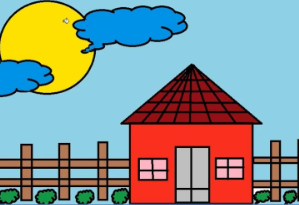
#> input picture project_Cicci/drawing.png, 299 x 205 px
$ jupyter execute --allow-errors 'FS with sonification.ipynb'   (older library calls are emulated)
#> lines starting #> are read from the running program, lines starting #| are printed output that depends on the picture; after the words box and inside, x2 and y2 are one past the last pixel; in counts of white or black regions, pixels touching at a corner belong together
## Using Fourier Series to convert image to frequencies

[cell 1]
import cv2
import numpy as np
import matplotlib.pyplot as plt
import numpy as np
from scipy.io.wavfile import write
from IPython.display import Audio
from matplotlib import animation, rc

[cell 2]
#Load and convert image to grayscale
img = cv2.imread('drawing.png')
#> img is the input picture: shape (205, 299, 3); mean B, G, R 144, 149.8, 138.5
assert img is not None, "Image path not loaded correctly"
img = cv2.cvtColor(img, cv2.COLOR_BGR2RGB) #CV uses BGR instead of RGB

# convert the image to grayscale format
img_gray = cv2.cvtColor(img, cv2.COLOR_BGR2GRAY)
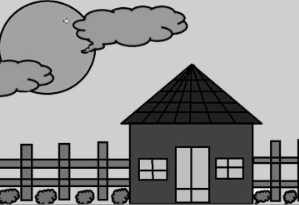
#> img_gray: shape (205, 299); min 0, max 253, mean 146.8

#blur the image using Gaussian filter for noise reduction
img_blur = cv2.GaussianBlur(img_gray, (3,3), 0)
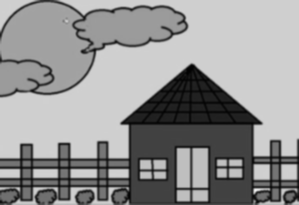
#> img_blur: shape (205, 299); min 1, max 241, mean 146.8

### Edge detection

[cell 3]
# Sobel Edge Detection
sobelx = cv2.Sobel(src=img_blur, ddepth=cv2.CV_64F, dx=1, dy=0, ksize=3)
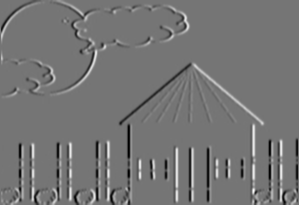
#> sobelx: shape (205, 299) float64; min -564, max 659, mean 0.1; drawn with min black and max white
sobely = cv2.Sobel(src=img_blur, ddepth=cv2.CV_64F, dx=0, dy=1, ksize=3)
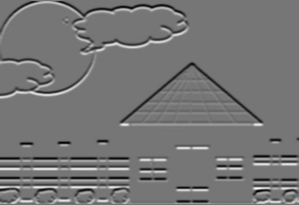
#> sobely: shape (205, 299) float64; min -605, max 700, mean -3.2; drawn with min black and max white
sobelxy= np.sqrt(sobelx**2 + sobely**2)
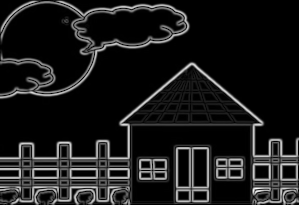
#> sobelxy: shape (205, 299) float64; min 0, max 700, mean 73.8; drawn with min black and max white
sobelxy_abs = cv2.convertScaleAbs(sobelxy)
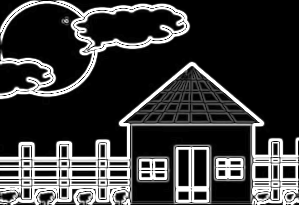
#> sobelxy_abs: shape (205, 299); min 0, max 255, mean 56.2

contours, _ = cv2.findContours(sobelxy_abs, cv2.RETR_EXTERNAL, cv2.CHAIN_APPROX_NONE)
#> contours = 7 contours, 5 with area under 20; largest, box (x1, y1, x2, y2) and area: (0, 57, 299, 205) 25416, (0, 0, 191, 105) 12428

# Find the largest contour by area
main_contour = max(contours, key=cv2.contourArea)
#> main_contour = contour of 1143 points, box (x1, y1, x2, y2) (0, 57, 299, 205), area 25416

# Plot all contours without filtering, to inspect the results
#> (the rest of this cell did not finish here and is left out)

### Calculating Fourier coefficients

[cell 4]
# [63 lines left out: function fourier_coefficients, not called in this run]

[cell 5]
n=100

#coefficients for x
an = np.zeros(n)
bn = np.zeros(n)

#coefficients for y
cn = np.zeros(n)
dn = np.zeros(n)

#> (the rest of this cell did not finish here and is left out)

### Inverse Fourier to approximate image

#> (a cell that did not finish here is left out)

[cell 7]
plt.figure(figsize=(8,8))
#> (this line was passed over: IPython is not available in this run)
plt.gca().invert_yaxis() #In computer vision, origin is in top-left
#> (this line was passed over: IPython is not available in this run)
#> (the rest of this cell did not finish here and is left out)

### Digital Direct Synthesis
N = increment amount = Fout/Fs * 2^(32)

[cell 8]
from matplotlib import animation, rc
import numpy as np
sampling_freq = 44000
phase = np.linspace(0, 2*np.pi, 256)
sin_LUT = np.sin(np.linspace(0, 2*np.pi, 256))
phase_increment = 262 * (2**32) / sampling_freq * np.arange(1, 101, 1)
phase_sin = np.zeros(100)
phase_cos = np.zeros(100) + (2**32 / 4.)

wave_x = np.zeros(88000)
wave_y = np.zeros(88000)
tone_x = []
tone_y = []
for i in range(88000):

    phase_sin += phase_increment
    phase_sin = phase_sin % (2**32 - 1)

    phase_cos += phase_increment
    phase_cos = phase_cos % (2**32 - 1)
    magnitude_sin = np.array([sin_LUT[int(j / (2**24))] for j in phase_sin]) # right shift 24 bit since using 8-bit sin table but 32-bit accumulator
    magnitude_cos = np.array([sin_LUT[int(j / (2**24))] for j in phase_cos])

    wave_x[i] = np.sum(bn * magnitude_sin + an * magnitude_cos)
    wave_y[i] = np.sum(dn * magnitude_sin + cn * magnitude_cos)
    tone_x.extend([np.sum(bn * magnitude_sin + an * magnitude_cos)])
    tone_y.extend([np.sum(dn * magnitude_sin + cn * magnitude_cos)])
#> (the rest of this cell did not finish here and is left out)
